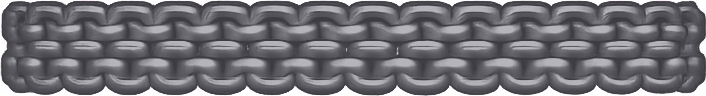
#> input picture tools/posesheets/chainbelt.png, 706 x 96 px, found by its file name
$ python bake_idle_belt.py posesheets/_validate_chest_steelplate_jog-east.png
#> lines starting #> are read from the running program, lines starting #| are printed output that depends on the picture; after the words box and inside, x2 and y2 are one past the last pixel; in counts of white or black regions, pixels touching at a corner belong together; pictures that were not available may be replaced by others from this repository, and a replacement may not be noted
"""Lay the steel chain belt over the IDLE (stand) waist -- the same chain the jog
frames use (tools/posesheets/chainbelt.png), so standing matches running.

The idle chest sheet already carries a clean BLACK waist (rebake_idle_black_waist.py,
v2.3.573): the chest->legs gap is a solid-black blob, the arms/hands are opaque
steel.  We find that black blob (restricted to a waist y-band so armor outlines
elsewhere are ignored) and lay the chain across the TOP of it -- tucked just under
the breastplate, exactly like the jog belt (fill_gear_gaps' chest-bottom anchor).
The chain is painted ONLY over black pixels, so it can never touch the steel arms,
and the black below it stays as the belt's shadow backing.

Usage: python tools/bake_idle_belt.py <dir>   (east/north/northeast/south/southwest)
"""
import sys
import numpy as np
from PIL import Image

FRAME = 256
BAND_FRAC = 0.13          # belt height as fraction of figure height (matches jog)
TUCK = 4                  # px the band starts above the gap top (under the chest)
CHAIN = Image.open('tools/posesheets/chainbelt.png').convert('RGBA')   # 706x96 strip
#> CHAIN is the input picture: PIL image 706x96 RGBA; mean R, G, B, A 109.5, 101, 114.2, 238.4

d = sys.argv[1]
chest_p = f'public/sprites/gear/chest/steelplate/stand-{d}.png'
chest = Image.open(chest_p).convert('RGBA')
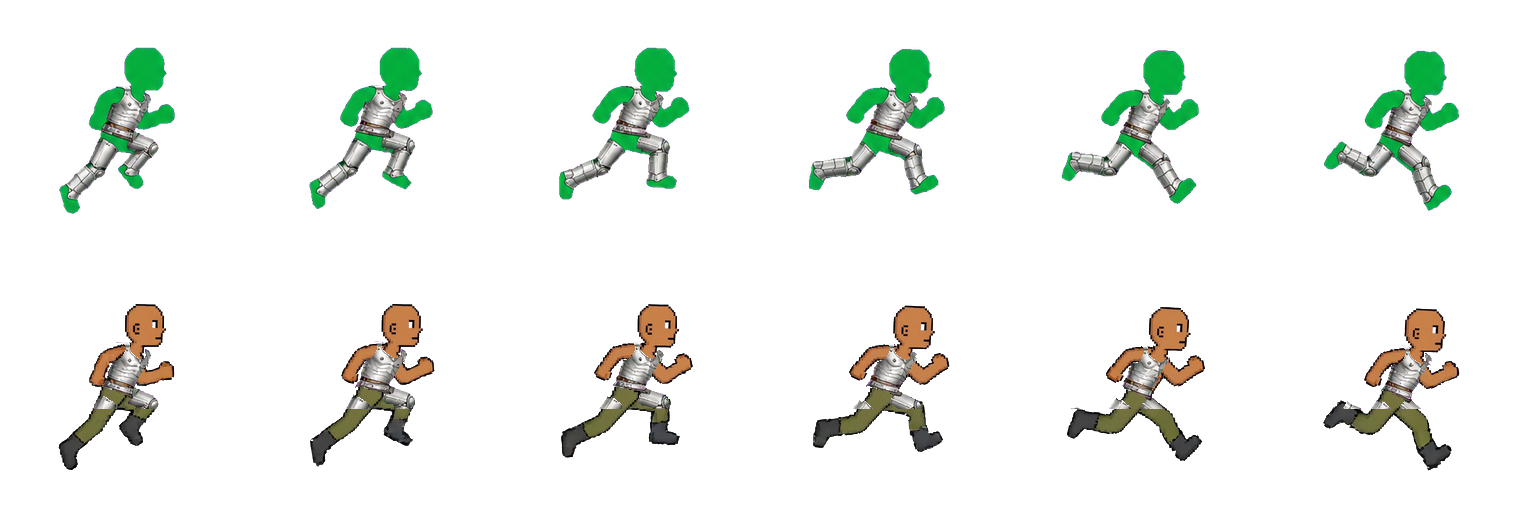
#> input picture tools/posesheets/_validate_chest_steelplate_jog-east.png, 1536 x 512 px, given in place of _validate_chest_steelplate_jog-east.png.png, which was not available
#> chest is the input picture: PIL image 1536x512 RGBA; mean R, G, B, A 14.5, 17.9, 13.5, 29.3
base = Image.open(f'public/sprites/player/stand-{d}.png').convert('RGBA')
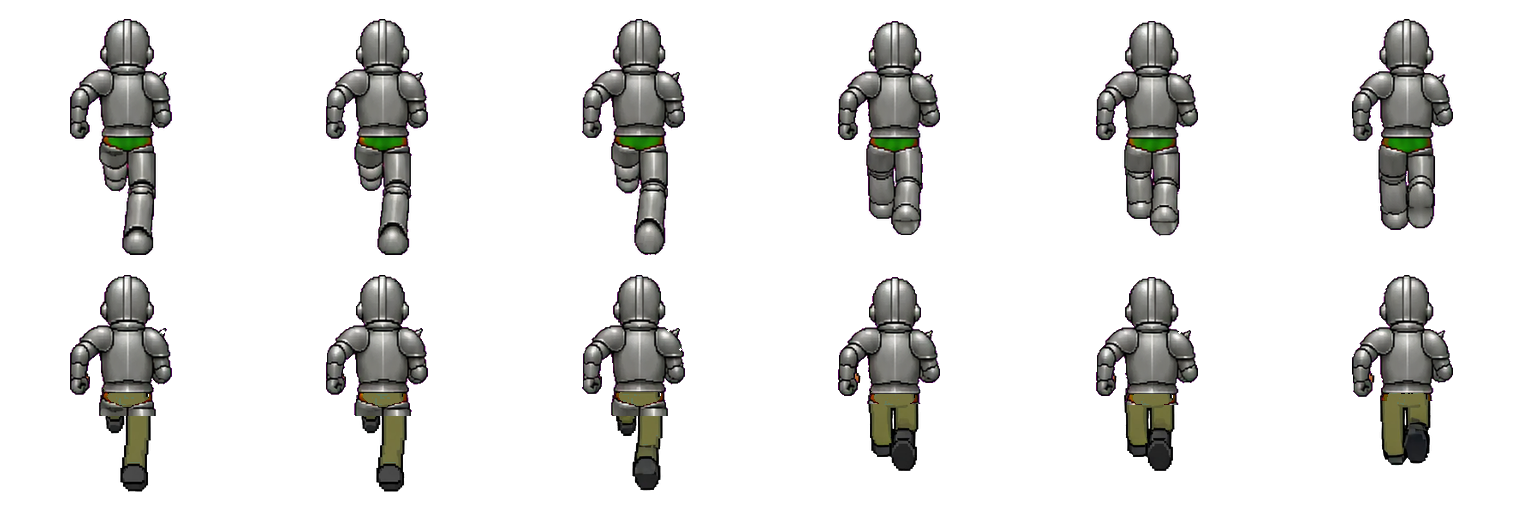
#> input picture tools/posesheets/_validate_chest_steelplate_jog-north.png, 1536 x 512 px, given in place of _validate_chest_steelplate_jog-east.png.png, which was not available
#> base is the input picture: PIL image 1536x512 RGBA; mean R, G, B, A 18.7, 18.2, 17.4, 45.6
ca = np.array(chest)
n = chest.width // FRAME
#> n = 6
bn = base.width // FRAME
#> bn = 6

for i in range(n):
    cs = ca[:, i * FRAME:(i + 1) * FRAME]
    op = cs[:, :, 3] > 20
    black = op & (cs[:, :, 0] < 18) & (cs[:, :, 1] < 18) & (cs[:, :, 2] < 18)
    bop = np.array(base.crop(((i % bn) * FRAME, 0, (i % bn + 1) * FRAME, FRAME)))[:, :, 3] > 20
    yy = np.where(bop.any(1))[0]
    if not len(yy):
        continue
    y0, H = int(yy.min()), int(yy.max()) - int(yy.min())

    # the black waist blob, isolated to a plausible waist y-band.
    waist = black.copy()
    waist[:y0 + int(0.38 * H)] = False
    waist[y0 + int(0.80 * H):] = False
    if not waist.any():
        print(f'stand-{d}: no black waist blob found -- skipped')
        continue
    band_h = max(6, int(BAND_FRAC * H))
    # the WAISTLINE is the widest black row (hip to hip); the narrow sliver above
    # it is just the gap under the breastplate centre -- placing the band there
    # left only a thread of chain.  Centre the band on the widest row instead.
    # Restrict the search to the belt zone (0.42-0.66 of figure height) so a stray
    # low black blob (e.g. between the feet on side views) can't grab the band.
    widths = waist.sum(1).astype(int)
    zmask = np.zeros_like(widths, bool)
    zmask[y0 + int(0.42 * H):y0 + int(0.66 * H)] = True
    widths[~zmask] = 0
    if not widths.any():
        print(f'stand-{d}: no black in belt zone -- skipped')
        continue
    waist_y = int(np.argmax(widths))
    top = max(0, waist_y - band_h // 2 - TUCK)
    # despill: kill any leftover GREEN mannequin AA fringe at the waist edges
    # (the black-waist rebake misses a few px on the sides) so it isn't left
    # peeking next to the chain.  Restricted to the belt band; recolor to black.
    bb0, bb1 = max(0, top - 3), min(FRAME, top + band_h + 3)
    R, Gc, B = cs[:, :, 0].astype(int), cs[:, :, 1].astype(int), cs[:, :, 2].astype(int)
    greenfr = op & (Gc > R + 12) & (Gc > B + 12) & (Gc > 50)
    greenfr[:bb0] = False
    greenfr[bb1:] = False
    cs[greenfr] = [0, 0, 0, 255]
    black = black | greenfr   # newly-blacked fringe is valid belt backing
    # x-extent + black mask come from the band rows, where the belt actually sits.
    bandmask = np.zeros_like(black)
    bandmask[top:min(FRAME, top + band_h)] = True
    inband = waist & bandmask
    wx = np.where(inband.any(0))[0]
    if not len(wx):
        print(f'stand-{d}: empty belt band -- skipped')
        continue
    bx0, bx1 = int(wx.min()), int(wx.max())
    rw = bx1 - bx0 + 1

    # chain strip sized to the band height, centered/tiled across the blob width.
    chain_s = np.array(CHAIN.resize((int(706 * band_h / 96), band_h), Image.LANCZOS))
    cw = chain_s.shape[1]
    if rw <= cw:
        sx = max(0, (cw - rw) // 2)
        crop = chain_s[:, sx:sx + rw]
    else:
        crop = np.tile(chain_s, (1, int(np.ceil(rw / cw)), 1))[:, :rw]
    laid = 0
    for dy in range(crop.shape[0]):
        ry = top + dy
        if ry < 0 or ry >= FRAME:
            continue
        # paint only where the waist is black -> chain stays inside the gap,
        # never overwrites the steel arms; chain's own holes keep black showing.
        rowmask = (crop[dy, :, 3] > 30) & black[ry, bx0:bx0 + crop.shape[1]]
        cols = np.where(rowmask)[0]
        cs[ry, bx0 + cols, :3] = crop[dy, cols, :3]
        cs[ry, bx0 + cols, 3] = 255
        laid += len(cols)
    ca[:, i * FRAME:(i + 1) * FRAME] = cs
    print(f'stand-{d}: chain laid (waistline y{waist_y}, band {band_h}, x {bx0}-{bx1}, {laid}px)')
#> this loop made 6 passes
#> (y0, H, band_h, waist_y, top, bb0, bb1, wx) on passes 1, 2, 3, 5, 6: (19, 235, 30, 122, 103, 100, 136, [107, 109, 110]), (19, 235, 30, 167, 148, 145, 181, [98, 99, 100, 154]), (19, 235, 30, 167, 148, 145, 181, [93, 94, 95]), (21, 214, 27, 125, 108, 105, 138, [106]), (19, 210, 27, 125, 108, 105, 138, [108])
#> (y0, H, band_h) on pass 4: (21, 213, 27)
#| stand-posesheets/_validate_chest_steelplate_jog-east.png: chain laid (waistline y122, band 30, x 107-110, 47px)
#| stand-posesheets/_validate_chest_steelplate_jog-east.png: chain laid (waistline y167, band 30, x 98-154, 158px)
#| stand-posesheets/_validate_chest_steelplate_jog-east.png: chain laid (waistline y167, band 30, x 93-95, 3px)
#| stand-posesheets/_validate_chest_steelplate_jog-east.png: chain laid (waistline y125, band 27, x 106-106, 1px)
#| stand-posesheets/_validate_chest_steelplate_jog-east.png: chain laid (waistline y125, band 27, x 108-108, 3px)
#> pass 1, `op = cs[:, :, 3] > 20`:
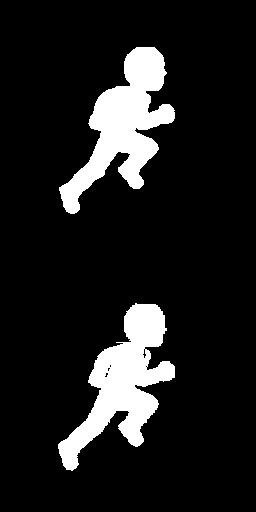
#> op: shape (512, 256) bool; 11.6% white; 2 white regions, box (x1, y1, x2, y2) and area: (58, 303, 175, 471) 7637, (59, 47, 175, 214) 7577
#> pass 1, `bop = np.array(base.crop(((i % bn) * FRAME, 0, (i % bn + 1) * FRAME, F..`:
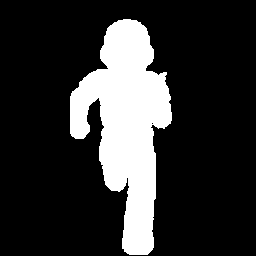
#> bop: shape (256, 256) bool; 19.3% white; 1 white region, box (x1, y1, x2, y2) and area: (70, 19, 172, 255) 12659
#> after the loop: bandmask: shape (512, 256) bool; 5.3% white; 1 white region, box (x1, y1, x2, y2) and area: (0, 108, 256, 135) 6912
#> after the loop: black: shape (512, 256) bool; 1% white; 116 white regions (113 under 20 px), largest, box (x1, y1, x2, y2) and area: (140, 105, 179, 131) 614, (85, 105, 121, 129) 429, (101, 131, 111, 138) 32
#> after the loop:
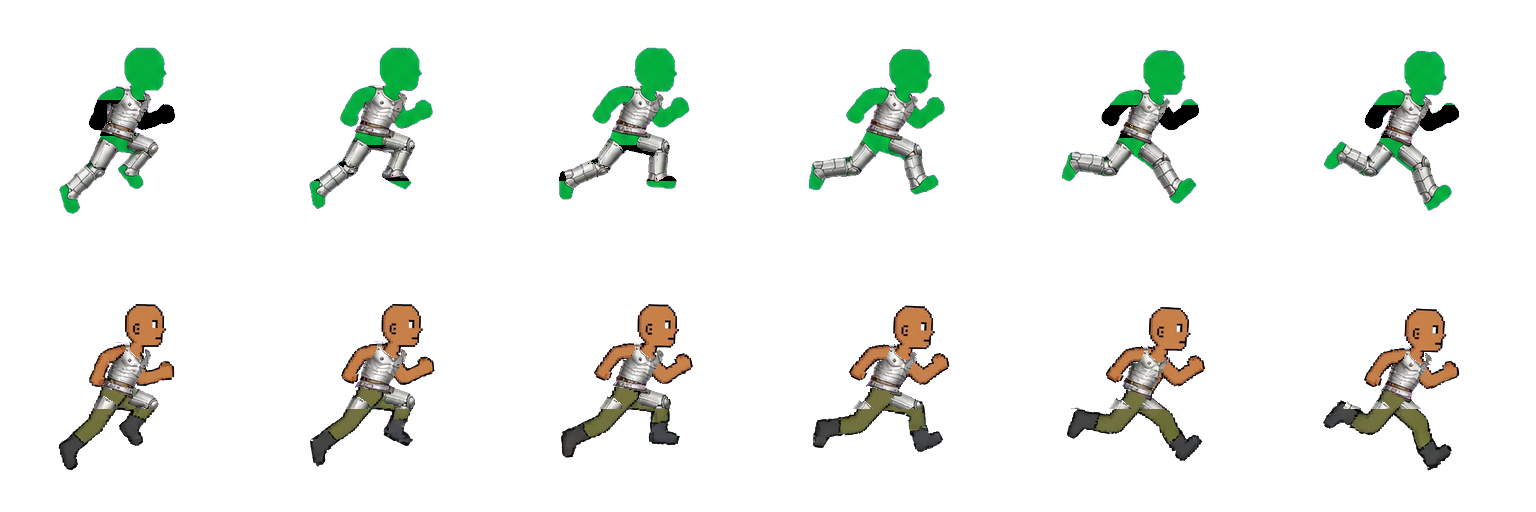
#> ca: shape (512, 1536, 4); 0.49% of pixels changed, all inside (x1, y1, x2, y2) = (89, 100, 1459, 181); transparent parts drawn white
#> after the loop:
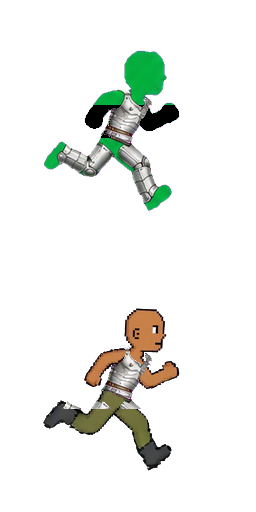
#> cs: shape (512, 256, 4); mean R, G, B, A 14.4, 16.6, 13, 29.7; transparent parts drawn white
#> after the loop:
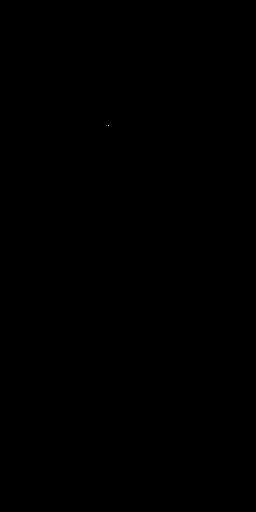
#> waist: shape (512, 256) bool; 0% white in thin lines or dots, all inside (x1, y1, x2, y2) = (108, 125, 109, 126)

Image.fromarray(ca, 'RGBA').save(chest_p)
